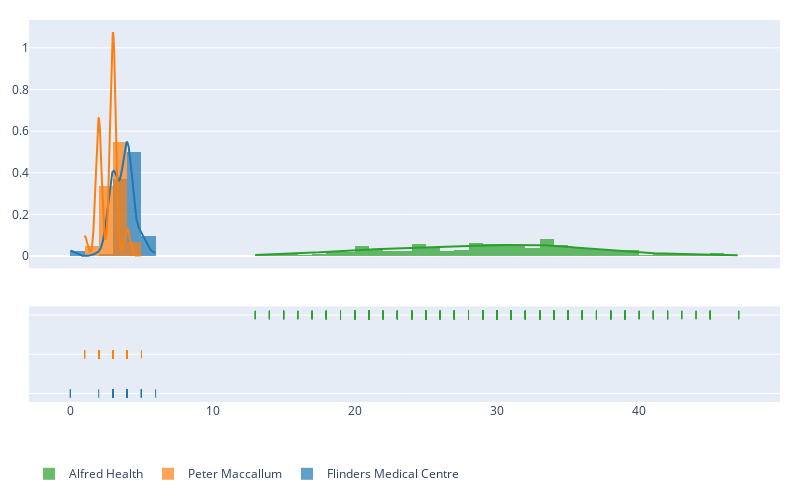

Notebook code for this chart:
### Code cell
fig = ff.create_distplot(hist_data, h_names)

fig.update_layout(
    width=800, 
    height=500,
    legend=dict(
        y=-0.15,
        yanchor='top',
        orientation="h",
    ),
    margin=dict(l=20, r=20, t=20, b=20)
)

fig.show()

### Figure 1 — Plotly figure (JSON) as saved in the notebook; plotly's stock layout.template omitted (floating-point values rounded to 4 significant figures; data arrays with more than 128 entries replaced by an {"elided": "..."} marker saying what was removed)
{"data": [{"autobinx": false, "histnorm": "probability density", "legendgroup": "Flinders Medical Centre", "marker": {"color": "rgb(31, 119, 180)"}, "name": "Flinders Medical Centre", "opacity": 0.7, "type": "histogram", "x": [4, 4, 4, 4, 4, 5, 4, 3, 3, 3, 4, 2, 4, 3, 3, 4, 3, 4, 5, 3, 4, 3, 3, 4, 3, 6, 4, 4, 4, 5, 4, 3, 4, 4, 4, 3, 5, 4, 3, 5, 3, 3, 4, 4, 4, 3, 3, 5, 4, 0, 3, 3, 3, 4, 5, 4, 4, 3, 4, 4, 4, 3, 4, 5, 3, 4, 0, 3, 3, 4, 3, 4, 3, 3, 4, 3, 4, 3, 3, 4, 4, 4, 4, 4, 4], "xaxis": "x", "xbins": {"end": 6, "size": 1, "start": 0}, "yaxis": "y"}, {"autobinx": false, "histnorm": "probability density", "legendgroup": "Peter Maccallum", "marker": {"color": "rgb(255, 127, 14)"}, "name": "Peter Maccallum", "opacity": 0.7, "type": "histogram", "x": {"elided": "464 int values"}, "xaxis": "x", "xbins": {"end": 5, "size": 1, "start": 1}, "yaxis": "y"}, {"autobinx": false, "histnorm": "probability density", "legendgroup": "Alfred Health", "marker": {"color": "rgb(44, 160, 44)"}, "name": "Alfred Health", "opacity": 0.7, "type": "histogram", "x": {"elided": "676 int values"}, "xaxis": "x", "xbins": {"end": 47, "size": 1, "start": 13}, "yaxis": "y"}, {"legendgroup": "Flinders Medical Centre", "marker": {"color": "rgb(31, 119, 180)"}, "mode": "lines", "name": "Flinders Medical Centre", "showlegend": false, "type": "scatter", "x": {"elided": "500 float values"}, "xaxis": "x", "y": {"elided": "500 float values"}, "yaxis": "y"}, {"legendgroup": "Peter Maccallum", "marker": {"color": "rgb(255, 127, 14)"}, "mode": "lines", "name": "Peter Maccallum", "showlegend": false, "type": "scatter", "x": {"elided": "500 float values"}, "xaxis": "x", "y": {"elided": "500 float values"}, "yaxis": "y"}, {"legendgroup": "Alfred Health", "marker": {"color": "rgb(44, 160, 44)"}, "mode": "lines", "name": "Alfred Health", "showlegend": false, "type": "scatter", "x": {"elided": "500 float values"}, "xaxis": "x", "y": {"elided": "500 float values"}, "yaxis": "y"}, {"legendgroup": "Flinders Medical Centre", "marker": {"color": "rgb(31, 119, 180)", "symbol": "line-ns-open"}, "mode": "markers", "name": "Flinders Medical Centre", "showlegend": false, "type": "scatter", "x": [4, 4, 4, 4, 4, 5, 4, 3, 3, 3, 4, 2, 4, 3, 3, 4, 3, 4, 5, 3, 4, 3, 3, 4, 3, 6, 4, 4, 4, 5, 4, 3, 4, 4, 4, 3, 5, 4, 3, 5, 3, 3, 4, 4, 4, 3, 3, 5, 4, 0, 3, 3, 3, 4, 5, 4, 4, 3, 4, 4, 4, 3, 4, 5, 3, 4, 0, 3, 3, 4, 3, 4, 3, 3, 4, 3, 4, 3, 3, 4, 4, 4, 4, 4, 4], "xaxis": "x", "y": ["Flinders Medical Centre", "Flinders Medical Centre", "Flinders Medical Centre", "Flinders Medical Centre", "Flinders Medical Centre", "Flinders Medical Centre", "Flinders Medical Centre", "Flinders Medical Centre", "Flinders Medical Centre", "Flinders Medical Centre", "Flinders Medical Centre", "Flinders Medical Centre", "Flinders Medical Centre", "Flinders Medical Centre", "Flinders Medical Centre", "Flinders Medical Centre", "Flinders Medical Centre", "Flinders Medical Centre", "Flinders Medical Centre", "Flinders Medical Centre", "Flinders Medical Centre", "Flinders Medical Centre", "Flinders Medical Centre", "Flinders Medical Centre", "Flinders Medical Centre", "Flinders Medical Centre", "Flinders Medical Centre", "Flinders Medical Centre", "Flinders Medical Centre", "Flinders Medical Centre", "Flinders Medical Centre", "Flinders Medical Centre", "Flinders Medical Centre", "Flinders Medical Centre", "Flinders Medical Centre", "Flinders Medical Centre", "Flinders Medical Centre", "Flinders Medical Centre", "Flinders Medical Centre", "Flinders Medical Centre", "Flinders Medical Centre", "Flinders Medical Centre", "Flinders Medical Centre", "Flinders Medical Centre", "Flinders Medical Centre", "Flinders Medical Centre", "Flinders Medical Centre", "Flinders Medical Centre", "Flinders Medical Centre", "Flinders Medical Centre", "Flinders Medical Centre", "Flinders Medical Centre", "Flinders Medical Centre", "Flinders Medical Centre", "Flinders Medical Centre", "Flinders Medical Centre", "Flinders Medical Centre", "Flinders Medical Centre", "Flinders Medical Centre", "Flinders Medical Centre", "Flinders Medical Centre", "Flinders Medical Centre", "Flinders Medical Centre", "Flinders Medical Centre", "Flinders Medical Centre", "Flinders Medical Centre", "Flinders Medical Centre", "Flinders Medical Centre", "Flinders Medical Centre", "Flinders Medical Centre", "Flinders Medical Centre", "Flinders Medical Centre", "Flinders Medical Centre", "Flinders Medical Centre", "Flinders Medical Centre", "Flinders Medical Centre", "Flinders Medical Centre", "Flinders Medical Centre", "Flinders Medical Centre", "Flinders Medical Centre", "Flinders Medical Centre", "Flinders Medical Centre", "Flinders Medical Centre", "Flinders Medical Centre", "Flinders Medical Centre"], "yaxis": "y2"}, {"legendgroup": "Peter Maccallum", "marker": {"color": "rgb(255, 127, 14)", "symbol": "line-ns-open"}, "mode": "markers", "name": "Peter Maccallum", "showlegend": false, "type": "scatter", "x": {"elided": "464 int values"}, "xaxis": "x", "y": {"elided": "464 str values"}, "yaxis": "y2"}, {"legendgroup": "Alfred Health", "marker": {"color": "rgb(44, 160, 44)", "symbol": "line-ns-open"}, "mode": "markers", "name": "Alfred Health", "showlegend": false, "type": "scatter", "x": {"elided": "676 int values"}, "xaxis": "x", "y": {"elided": "676 str values"}, "yaxis": "y2"}], "layout": {"barmode": "overlay", "height": 500, "hovermode": "closest", "legend": {"orientation": "h", "traceorder": "reversed", "y": -0.15, "yanchor": "top"}, "margin": {"b": 20, "l": 20, "r": 20, "t": 20}, "width": 800, "xaxis": {"anchor": "y2", "domain": [0, 1], "zeroline": false}, "yaxis": {"anchor": "free", "domain": [0.35, 1], "position": 0}, "yaxis2": {"anchor": "x", "domain": [0, 0.25], "dtick": 1, "showticklabels": false}}}
